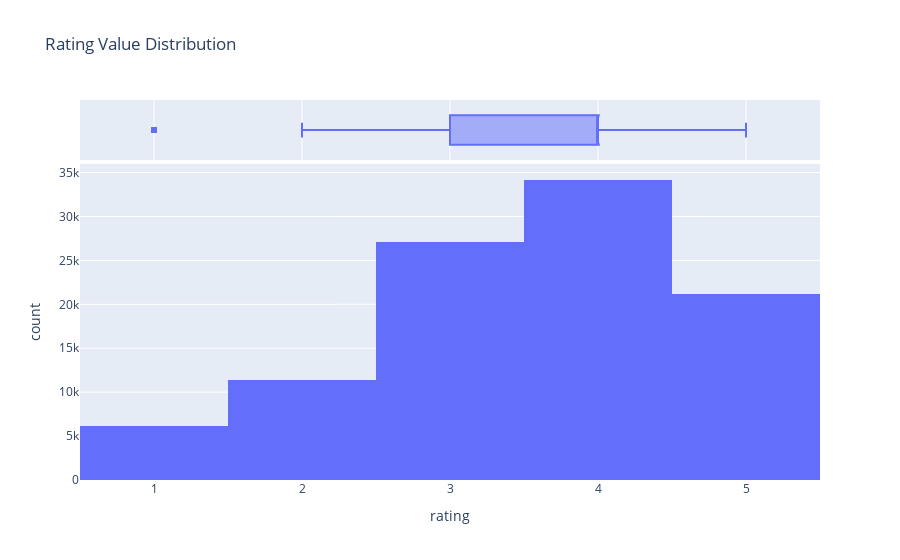
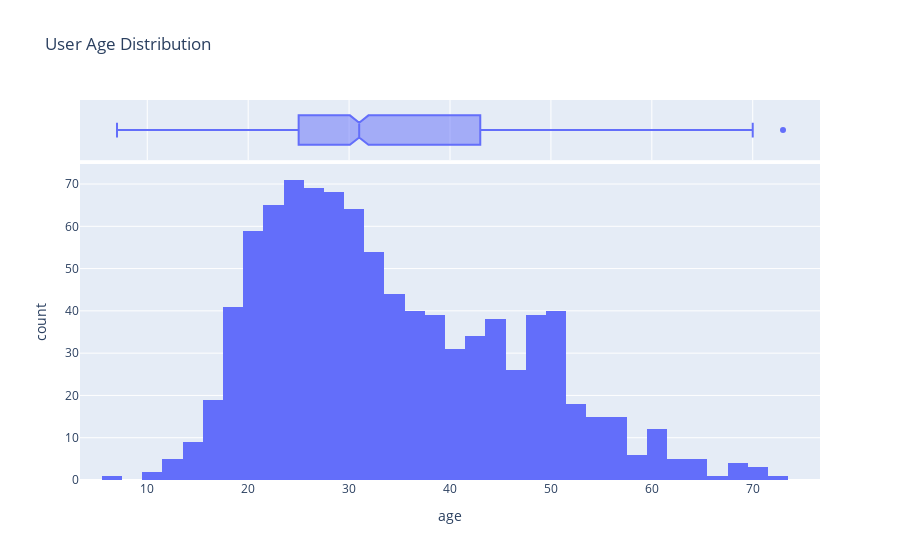
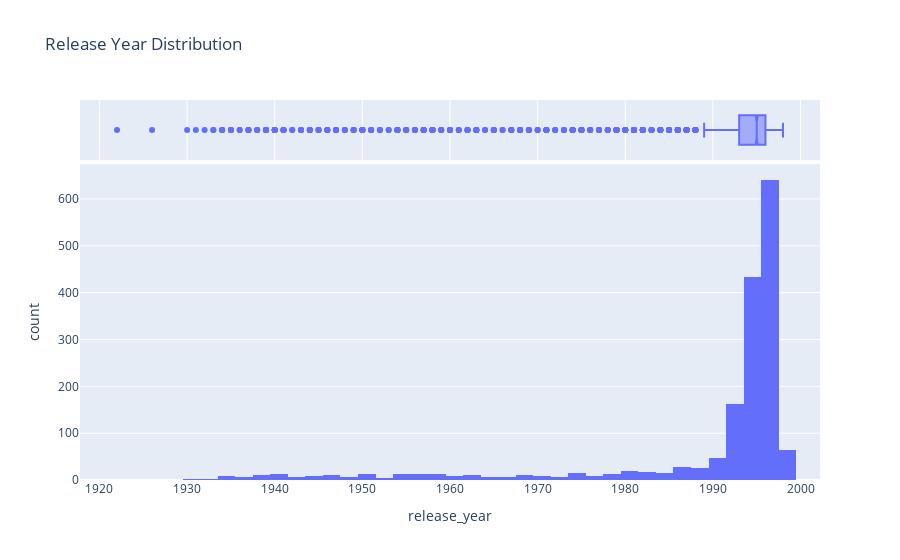
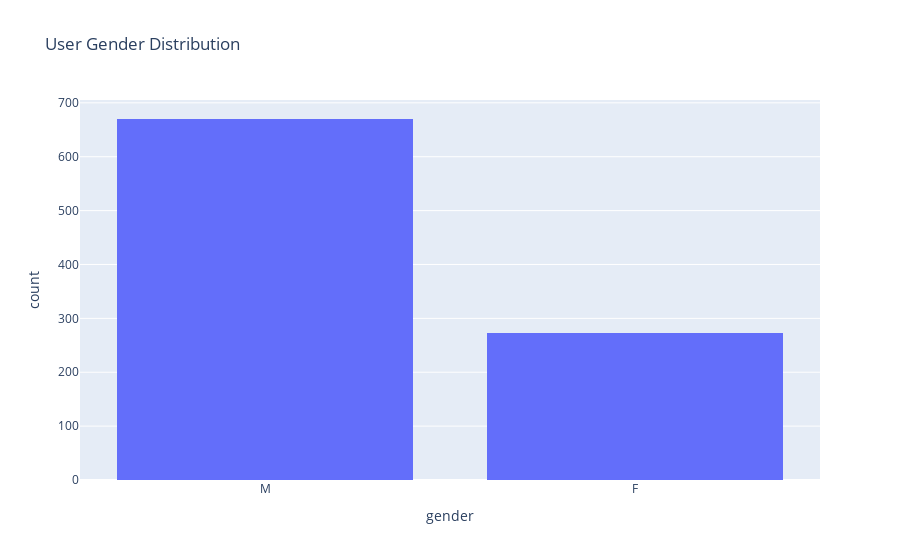

The cell these charts' notebook holds for them, in order:
### Code cell
#your answers here
# rating
fig = px.histogram(rating_df, x='rating', marginal='box', title="Rating Value Distribution")
fig.show()

# age
fig = px.histogram(user_df, x='age', marginal='box', title="User Age Distribution")
fig.show()

# release year
movie_df['release_year'] = [re.search('\d{4}', e).group(0) for e in movie_df['release date']]
fig = px.histogram(movie_df, x='release_year', marginal='box', title="Release Year Distribution")
fig.show()

# gender
fig = px.histogram(user_df, x='gender', title="User Gender Distribution")
fig.show()

# occupation
occupation_count = pd.DataFrame(data={
    'occupation':user_df['occupation'].value_counts().index,
    'count':user_df['occupation'].value_counts().values
})
occupation_count = occupation_count.sort_values('count', ascending=True)
fig = px.bar(occupation_count, x='count', y='occupation', title="User Occupation Distribution", orientation='h')
fig.show()

### Figure 1 — Plotly figure (JSON) as saved in the notebook; plotly's stock layout.template omitted (floating-point values rounded to 4 significant figures; data arrays with more than 128 entries replaced by an {"elided": "..."} marker saying what was removed)
{"data": [{"alignmentgroup": "True", "bingroup": "x", "hovertemplate": "rating=%{x}<br>count=%{y}<extra></extra>", "legendgroup": "", "marker": {"color": "#636efa"}, "name": "", "offsetgroup": "", "orientation": "v", "showlegend": false, "type": "histogram", "x": {"elided": "100000 int values"}, "xaxis": "x", "yaxis": "y"}, {"alignmentgroup": "True", "hovertemplate": "rating=%{x}<extra></extra>", "legendgroup": "", "marker": {"color": "#636efa"}, "name": "", "notched": true, "offsetgroup": "", "showlegend": false, "type": "box", "x": {"elided": "100000 int values"}, "xaxis": "x2", "yaxis": "y2"}], "layout": {"barmode": "relative", "legend": {"tracegroupgap": 0}, "title": {"text": "Rating Value Distribution"}, "xaxis": {"anchor": "y", "domain": [0, 1], "title": {"text": "rating"}}, "xaxis2": {"anchor": "y2", "domain": [0, 1], "matches": "x", "showgrid": true, "showticklabels": false}, "yaxis": {"anchor": "x", "domain": [0, 0.8316], "title": {"text": "count"}}, "yaxis2": {"anchor": "x2", "domain": [0.8416, 1], "matches": "y2", "showgrid": false, "showline": false, "showticklabels": false, "ticks": ""}}}

### Figure 2 — Plotly figure (JSON) as saved in the notebook; plotly's stock layout.template omitted (floating-point values rounded to 4 significant figures; data arrays with more than 128 entries replaced by an {"elided": "..."} marker saying what was removed)
{"data": [{"alignmentgroup": "True", "bingroup": "x", "hovertemplate": "age=%{x}<br>count=%{y}<extra></extra>", "legendgroup": "", "marker": {"color": "#636efa"}, "name": "", "offsetgroup": "", "orientation": "v", "showlegend": false, "type": "histogram", "x": {"elided": "943 int values"}, "xaxis": "x", "yaxis": "y"}, {"alignmentgroup": "True", "hovertemplate": "age=%{x}<extra></extra>", "legendgroup": "", "marker": {"color": "#636efa"}, "name": "", "notched": true, "offsetgroup": "", "showlegend": false, "type": "box", "x": {"elided": "943 int values"}, "xaxis": "x2", "yaxis": "y2"}], "layout": {"barmode": "relative", "legend": {"tracegroupgap": 0}, "title": {"text": "User Age Distribution"}, "xaxis": {"anchor": "y", "domain": [0, 1], "title": {"text": "age"}}, "xaxis2": {"anchor": "y2", "domain": [0, 1], "matches": "x", "showgrid": true, "showticklabels": false}, "yaxis": {"anchor": "x", "domain": [0, 0.8316], "title": {"text": "count"}}, "yaxis2": {"anchor": "x2", "domain": [0.8416, 1], "matches": "y2", "showgrid": false, "showline": false, "showticklabels": false, "ticks": ""}}}

### Figure 3 — Plotly figure (JSON) as saved in the notebook; plotly's stock layout.template omitted (floating-point values rounded to 4 significant figures; data arrays with more than 128 entries replaced by an {"elided": "..."} marker saying what was removed)
{"data": [{"alignmentgroup": "True", "bingroup": "x", "hovertemplate": "release_year=%{x}<br>count=%{y}<extra></extra>", "legendgroup": "", "marker": {"color": "#636efa"}, "name": "", "offsetgroup": "", "orientation": "v", "showlegend": false, "type": "histogram", "x": {"elided": "1680 str values"}, "xaxis": "x", "yaxis": "y"}, {"alignmentgroup": "True", "hovertemplate": "release_year=%{x}<extra></extra>", "legendgroup": "", "marker": {"color": "#636efa"}, "name": "", "notched": true, "offsetgroup": "", "showlegend": false, "type": "box", "x": {"elided": "1680 str values"}, "xaxis": "x2", "yaxis": "y2"}], "layout": {"barmode": "relative", "legend": {"tracegroupgap": 0}, "title": {"text": "Release Year Distribution"}, "xaxis": {"anchor": "y", "domain": [0, 1], "title": {"text": "release_year"}}, "xaxis2": {"anchor": "y2", "domain": [0, 1], "matches": "x", "showgrid": true, "showticklabels": false}, "yaxis": {"anchor": "x", "domain": [0, 0.8316], "title": {"text": "count"}}, "yaxis2": {"anchor": "x2", "domain": [0.8416, 1], "matches": "y2", "showgrid": false, "showline": false, "showticklabels": false, "ticks": ""}}}

### Figure 4 — Plotly figure (JSON) as saved in the notebook; plotly's stock layout.template omitted (floating-point values rounded to 4 significant figures; data arrays with more than 128 entries replaced by an {"elided": "..."} marker saying what was removed)
{"data": [{"alignmentgroup": "True", "bingroup": "x", "hovertemplate": "gender=%{x}<br>count=%{y}<extra></extra>", "legendgroup": "", "marker": {"color": "#636efa"}, "name": "", "offsetgroup": "", "orientation": "v", "showlegend": false, "type": "histogram", "x": {"elided": "943 str values"}, "xaxis": "x", "yaxis": "y"}], "layout": {"barmode": "relative", "legend": {"tracegroupgap": 0}, "title": {"text": "User Gender Distribution"}, "xaxis": {"anchor": "y", "domain": [0, 1], "title": {"text": "gender"}}, "yaxis": {"anchor": "x", "domain": [0, 1], "title": {"text": "count"}}}}
